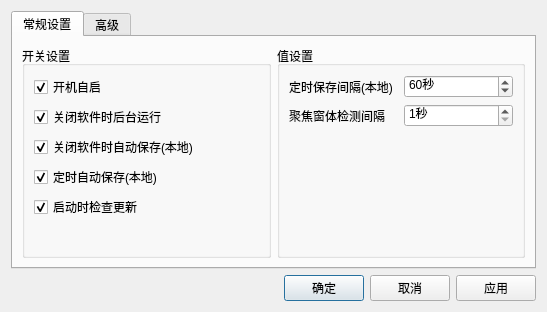
<?xml version="1.0" encoding="UTF-8"?>
<ui version="4.0">
 <class>SettingsDlg</class>
 <widget class="QDialog" name="SettingsDlg">
  <property name="geometry">
   <rect>
    <x>0</x>
    <y>0</y>
    <width>547</width>
    <height>312</height>
   </rect>
  </property>
  <property name="windowTitle">
   <string>设置</string>
  </property>
  <layout class="QVBoxLayout" name="verticalLayout">
   <item>
    <widget class="QTabWidget" name="tabWidget">
     <property name="currentIndex">
      <number>0</number>
     </property>
     <property name="tabBarAutoHide">
      <bool>false</bool>
     </property>
     <widget class="QWidget" name="tab">
      <attribute name="title">
       <string>常规设置</string>
      </attribute>
      <layout class="QHBoxLayout" name="horizontalLayout_5">
       <item>
        <widget class="QGroupBox" name="groupBox">
         <property name="title">
          <string>开关设置</string>
         </property>
         <layout class="QVBoxLayout" name="verticalLayout_2">
          <item>
           <widget class="QCheckBox" name="chk_startup">
            <property name="text">
             <string>开机自启</string>
            </property>
            <property name="checked">
             <bool>true</bool>
            </property>
           </widget>
          </item>
          <item>
           <widget class="QCheckBox" name="chk_run_in_bg">
            <property name="text">
             <string>关闭软件时后台运行</string>
            </property>
            <property name="checked">
             <bool>true</bool>
            </property>
           </widget>
          </item>
          <item>
           <widget class="QCheckBox" name="chk_auto_close_save">
            <property name="text">
             <string>关闭软件时自动保存(本地)</string>
            </property>
            <property name="checked">
             <bool>true</bool>
            </property>
           </widget>
          </item>
          <item>
           <widget class="QCheckBox" name="chk_timer_save_local">
            <property name="text">
             <string>定时自动保存(本地)</string>
            </property>
            <property name="checked">
             <bool>true</bool>
            </property>
           </widget>
          </item>
          <item>
           <widget class="QCheckBox" name="chk_auto_check_update">
            <property name="text">
             <string>启动时检查更新</string>
            </property>
            <property name="checked">
             <bool>true</bool>
            </property>
           </widget>
          </item>
          <item>
           <spacer name="verticalSpacer">
            <property name="orientation">
             <enum>Qt::Vertical</enum>
            </property>
            <property name="sizeHint" stdset="0">
             <size>
              <width>20</width>
              <height>40</height>
             </size>
            </property>
           </spacer>
          </item>
         </layout>
        </widget>
       </item>
       <item>
        <widget class="QGroupBox" name="groupBox_2">
         <property name="title">
          <string>值设置</string>
         </property>
         <layout class="QVBoxLayout" name="verticalLayout_3">
          <item>
           <layout class="QHBoxLayout" name="horizontalLayout_2">
            <item>
             <widget class="QLabel" name="label">
              <property name="text">
               <string>定时保存间隔(本地)</string>
              </property>
             </widget>
            </item>
            <item>
             <widget class="QSpinBox" name="edit_auto_save_local_inter">
              <property name="suffix">
               <string>秒</string>
              </property>
              <property name="minimum">
               <number>10</number>
              </property>
              <property name="maximum">
               <number>9999</number>
              </property>
              <property name="value">
               <number>60</number>
              </property>
             </widget>
            </item>
           </layout>
          </item>
          <item>
           <layout class="QHBoxLayout" name="horizontalLayout_4">
            <item>
             <widget class="QLabel" name="label_3">
              <property name="text">
               <string>聚焦窗体检测间隔</string>
              </property>
             </widget>
            </item>
            <item>
             <widget class="QSpinBox" name="edit_scan_forces_inter">
              <property name="suffix">
               <string>秒</string>
              </property>
              <property name="minimum">
               <number>1</number>
              </property>
              <property name="maximum">
               <number>9999</number>
              </property>
              <property name="value">
               <number>1</number>
              </property>
             </widget>
            </item>
           </layout>
          </item>
          <item>
           <spacer name="verticalSpacer_2">
            <property name="orientation">
             <enum>Qt::Vertical</enum>
            </property>
            <property name="sizeHint" stdset="0">
             <size>
              <width>20</width>
              <height>122</height>
             </size>
            </property>
           </spacer>
          </item>
         </layout>
        </widget>
       </item>
      </layout>
     </widget>
     <widget class="QWidget" name="tab_2">
      <attribute name="title">
       <string>高级</string>
      </attribute>
      <layout class="QVBoxLayout" name="verticalLayout_4">
       <item>
        <layout class="QHBoxLayout" name="horizontalLayout_3">
         <item>
          <widget class="QLabel" name="label_2">
           <property name="text">
            <string>捕获错误的级别</string>
           </property>
          </widget>
         </item>
         <item>
          <widget class="QSpinBox" name="edit_err_level">
           <property name="minimum">
            <number>0</number>
           </property>
           <property name="maximum">
            <number>2</number>
           </property>
          </widget>
         </item>
         <item>
          <spacer name="horizontalSpacer_2">
           <property name="orientation">
            <enum>Qt::Horizontal</enum>
           </property>
           <property name="sizeHint" stdset="0">
            <size>
             <width>40</width>
             <height>20</height>
            </size>
           </property>
          </spacer>
         </item>
        </layout>
       </item>
       <item>
        <spacer name="verticalSpacer_3">
         <property name="orientation">
          <enum>Qt::Vertical</enum>
         </property>
         <property name="sizeHint" stdset="0">
          <size>
           <width>20</width>
           <height>185</height>
          </size>
         </property>
        </spacer>
       </item>
      </layout>
     </widget>
    </widget>
   </item>
   <item>
    <layout class="QHBoxLayout" name="horizontalLayout">
     <item>
      <spacer name="horizontalSpacer">
       <property name="orientation">
        <enum>Qt::Horizontal</enum>
       </property>
       <property name="sizeHint" stdset="0">
        <size>
         <width>40</width>
         <height>20</height>
        </size>
       </property>
      </spacer>
     </item>
     <item>
      <widget class="QPushButton" name="btn_ok">
       <property name="text">
        <string>确定</string>
       </property>
      </widget>
     </item>
     <item>
      <widget class="QPushButton" name="btn_cancel">
       <property name="text">
        <string>取消</string>
       </property>
      </widget>
     </item>
     <item>
      <widget class="QPushButton" name="btn_apply">
       <property name="text">
        <string>应用</string>
       </property>
      </widget>
     </item>
    </layout>
   </item>
  </layout>
 </widget>
 <resources/>
 <connections>
  <connection>
   <sender>btn_cancel</sender>
   <signal>clicked()</signal>
   <receiver>SettingsDlg</receiver>
   <slot>reject()</slot>
   <hints>
    <hint type="sourcelabel">
     <x>418</x>
     <y>289</y>
    </hint>
    <hint type="destinationlabel">
     <x>273</x>
     <y>155</y>
    </hint>
   </hints>
  </connection>
 </connections>
</ui>
